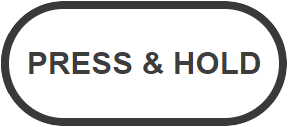
#> input picture price_alerter/walmart_captcha_images/open_rectangle.png, 288 x 127 px
$ python walmart_captcha.py
#> lines starting #> are read from the running program, lines starting #| are printed output that depends on the picture
import pathlib
import random
import time
import traceback

import cv2
import numpy as np
from selenium.webdriver import ActionChains
from selenium.webdriver.common.by import By
from selenium.webdriver.chrome.webdriver import WebDriver

from constants import SCRIPT_DIR
from cv2_utils import compare_images, get_black_to_white_ratio


OPEN_RECTANGLE_IMAGE = cv2.imread(
    str(pathlib.Path(SCRIPT_DIR) / "walmart_captcha_images" / "open_rectangle.png")
)
#> OPEN_RECTANGLE_IMAGE is the input picture: shape (127, 288, 3); mean B, G, R 213.7, 213.7, 213.8

RECTANGLE_FILLED_WAITING_IMAGE = cv2.imread(
    str(
        pathlib.Path(SCRIPT_DIR)
        / "walmart_captcha_images"
        / "rectangle_filled_waiting.png"
    )
)
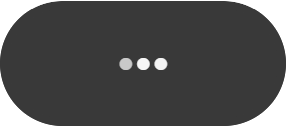
#> input picture price_alerter/walmart_captcha_images/rectangle_filled_waiting.png, 287 x 127 px
#> RECTANGLE_FILLED_WAITING_IMAGE is the input picture: shape (127, 287, 3); min 56, max 255, mean 80.7

RECTANGLE_FILLED_FULL_CHECKMARK_IMAGE = cv2.imread(
    str(
        pathlib.Path(SCRIPT_DIR)
        / "walmart_captcha_images"
        / "rectangle_filled_full_checkmark.png"
    )
)
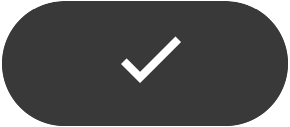
#> input picture price_alerter/walmart_captcha_images/rectangle_filled_full_checkmark.png, 290 x 127 px
#> RECTANGLE_FILLED_FULL_CHECKMARK_IMAGE is the input picture: shape (127, 290, 3); min 56, max 255, mean 84

FILLED_RECTANGLE_HALF_CHECKMARK_IMAGE = cv2.imread(
    str(
        pathlib.Path(SCRIPT_DIR)
        / "walmart_captcha_images"
        / "filled_rectangle_half_checkmark.png"
    )
)
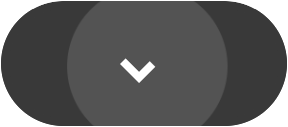
#> input picture price_alerter/walmart_captcha_images/filled_rectangle_half_checkmark.png, 288 x 127 px
#> FILLED_RECTANGLE_HALF_CHECKMARK_IMAGE is the input picture: shape (127, 288, 3); min 56, max 255, mean 93.7


# [390 lines left out: functions get_walmart_captcha_status, get_walmart_captcha_internal_status, walmart_captcha_required, solve_walmart_captcha, take_screenshot_and_get_walmart_captcha_cropped_rectangle, get_walmart_captcha_cropped_rectangle_from_screenshot and 1 more, not called in this run]
